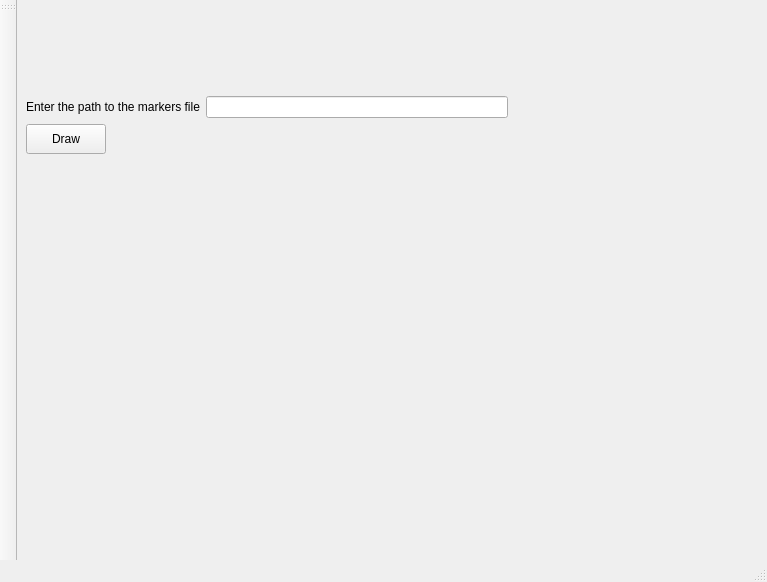
<?xml version="1.0" encoding="UTF-8"?>
<ui version="4.0">
 <class>MainWindow</class>
 <widget class="QMainWindow" name="MainWindow">
  <property name="geometry">
   <rect>
    <x>0</x>
    <y>0</y>
    <width>767</width>
    <height>582</height>
   </rect>
  </property>
  <property name="windowTitle">
   <string>MainWindow</string>
  </property>
  <widget class="QWidget" name="centralwidget">
   <property name="sizePolicy">
    <sizepolicy hsizetype="Fixed" vsizetype="Fixed">
     <horstretch>0</horstretch>
     <verstretch>0</verstretch>
    </sizepolicy>
   </property>
   <property name="maximumSize">
    <size>
     <width>500</width>
     <height>250</height>
    </size>
   </property>
   <layout class="QVBoxLayout" name="verticalLayout_2">
    <item>
     <layout class="QGridLayout" name="gridLayout" columnminimumwidth="0,0,0">
      <item row="1" column="0">
       <widget class="QPushButton" name="pushButton">
        <property name="sizePolicy">
         <sizepolicy hsizetype="Fixed" vsizetype="Fixed">
          <horstretch>0</horstretch>
          <verstretch>0</verstretch>
         </sizepolicy>
        </property>
        <property name="minimumSize">
         <size>
          <width>80</width>
          <height>30</height>
         </size>
        </property>
        <property name="maximumSize">
         <size>
          <width>80</width>
          <height>30</height>
         </size>
        </property>
        <property name="text">
         <string>Draw</string>
        </property>
       </widget>
      </item>
      <item row="0" column="0">
       <widget class="QLabel" name="label">
        <property name="sizePolicy">
         <sizepolicy hsizetype="Preferred" vsizetype="Preferred">
          <horstretch>0</horstretch>
          <verstretch>0</verstretch>
         </sizepolicy>
        </property>
        <property name="text">
         <string>Enter the path to the markers file</string>
        </property>
       </widget>
      </item>
      <item row="0" column="1">
       <widget class="QLineEdit" name="lineEdit">
        <property name="sizePolicy">
         <sizepolicy hsizetype="Minimum" vsizetype="Maximum">
          <horstretch>0</horstretch>
          <verstretch>0</verstretch>
         </sizepolicy>
        </property>
       </widget>
      </item>
     </layout>
    </item>
   </layout>
  </widget>
  <widget class="QMenuBar" name="menubar">
   <property name="geometry">
    <rect>
     <x>0</x>
     <y>0</y>
     <width>767</width>
     <height>26</height>
    </rect>
   </property>
  </widget>
  <widget class="QStatusBar" name="statusbar"/>
  <widget class="QToolBar" name="toolBar">
   <property name="windowTitle">
    <string>toolBar</string>
   </property>
   <attribute name="toolBarArea">
    <enum>LeftToolBarArea</enum>
   </attribute>
   <attribute name="toolBarBreak">
    <bool>false</bool>
   </attribute>
  </widget>
 </widget>
 <resources/>
 <connections/>
</ui>
